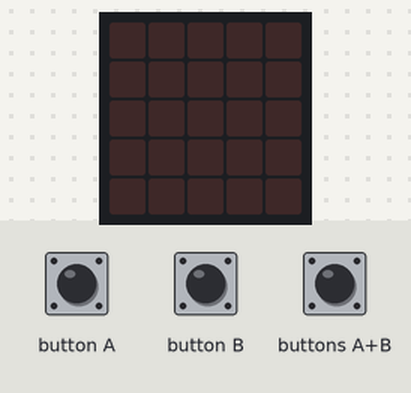
This program was run on a simulated BBC micro:bit (MakeCode). Shown: the board's 5×5 LED display. The test bench sets the inputs (shaded band).

Above: at 1.2 s.
1.3 s: button A pressed for 0.15 s
At 2.3 s:
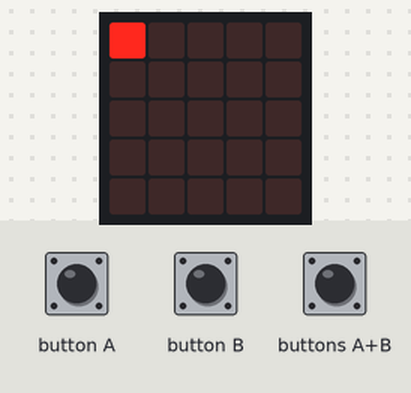
2.9 s: buttons A+B pressed for 0.15 s
At 3.5 s:
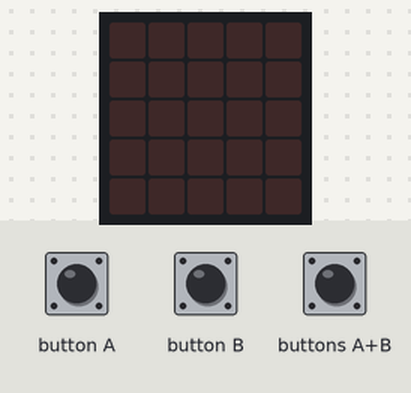
Timing chart, 0 to 5.9 s (numbered marks = the images above; inputs shaded):
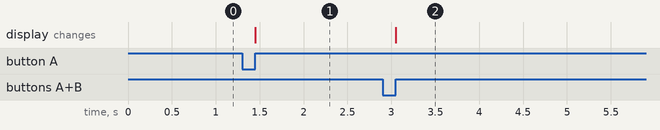

Measured:
- after the input at 1.3 s, the display: changes after 0.15 s (image 1)
- after the input at 2.9 s, the display: changes after 0.15 s (image 2)

The program:

main.ts
```typescript
input.onButtonPressed(Button.A, function () {
    led.plot(0, 0)
    led.setDisplayMode(DisplayMode.BlackAndWhite)
})
input.onButtonPressed(Button.AB, function () {
    led.stopAnimation()
    led.enable(false)
})
input.onButtonPressed(Button.B, function () {
    led.enable(true)
})
basic.forever(function () {

})
```

test.ts
```typescript
// ide kerülnek a tesztek; a rendszer ezt nem kompilálja, ha a csomagot bővítményként használják.
```
